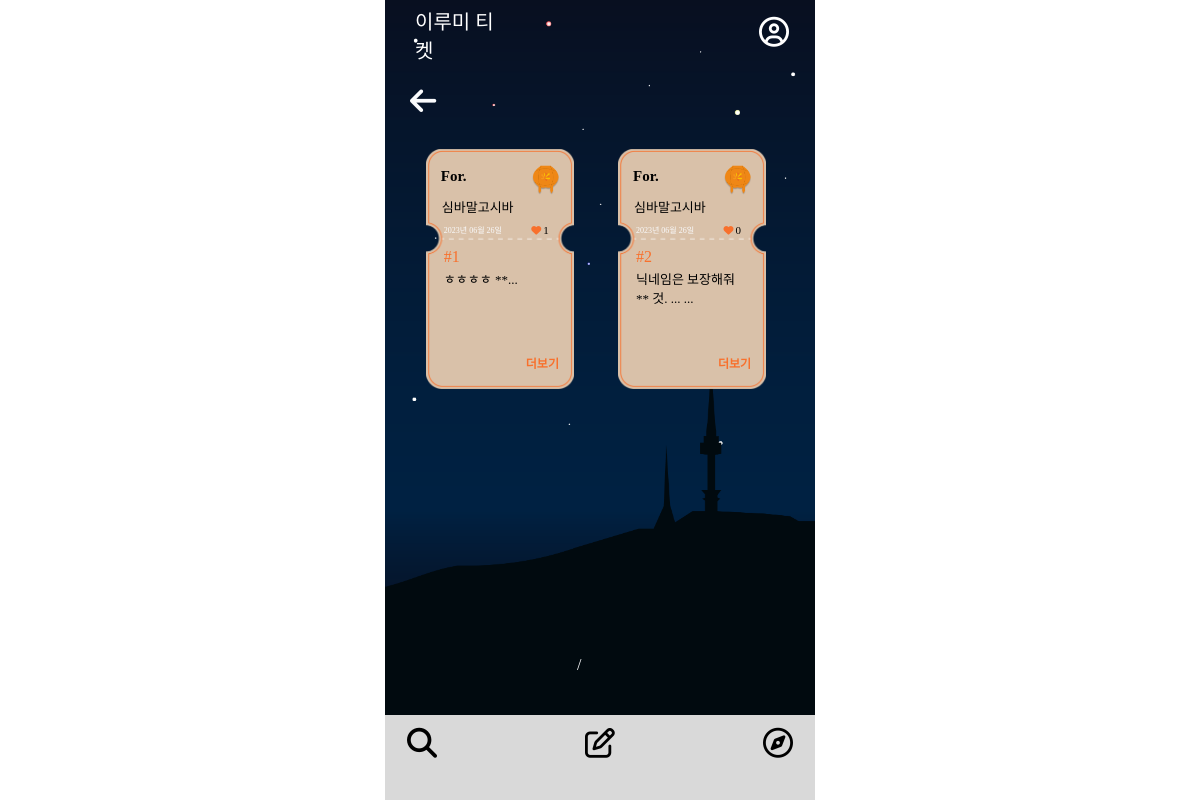
Screenshot of /mypage/myticketlist/22 (signed in) with the database file from the repository.
### mainpage/models.py (models this page shows, shortened)
class Ticket(models.Model):
    writer = models.ForeignKey(User, null=False, blank=False, on_delete=models.CASCADE)
    pub_date = models.DateTimeField()
    body = models.TextField()
    like = models.ManyToManyField(User, related_name='likes', blank=True)
    like_count = models.PositiveIntegerField(default=0)
    report_count = models.PositiveIntegerField(default=0)
    def summary(self):
        return self.body[:40]

### accounts/models.py (models this page shows)
class Profile(models.Model):
    user = models.OneToOneField(User, on_delete=models.CASCADE)
    nickname = models.TextField(max_length=10)

### mypage/views.py (the view)
# urls.py: path('myticketlist/<int:id>', myticketlist, name="myticketlist"),
def myticketlist(request, id):
    if not request.user.is_authenticated:
        return render(request, 'accounts/login_required.html')
    else:
        tickets = Ticket.objects.filter(writer=request.user)
        ticket_list = Ticket.objects.order_by('-like_count')
        paginator = Paginator(ticket_list, 4)
        page = request.GET.get('page')
        return render(request, 'mypage/myticketlist.html', {'tickets': tickets})

### mypage/templates/mypage/myticketlist.html (shortened to what this page needs)
{% extends 'base.html' %}
{% block content %}
        <head>
            <link rel="stylesheet" href="/static/css/ticketlistnew.css">
        </head>
<body>
<div class="wallpaper">
    <section class="first">
        <div class="backk">
            <a class="back" href="{% url 'mainpage:mainpage' %}"><i class="fa-solid fa-arrow-left" style="color: #FAFBFD;"></i></a>
        </div>
    </section>
<div class="card_container">
    {% for ticket in tickets %}
    <div class="card">
        <div class="card-body">
            <div class="card-fline">
                <div class="user-info">
                    <div class="for">For.</div>
                    <div class="lanterncolor">
                    {% if ticket.like_count >= 10 %}
                    <img src="../static/css/image/light.png" class="light" alt="티켓 이미지">
                    {% else %}
                    <img src="../static/css/image/original.png" class= "light" alt="티켓 이미지">
                    {% endif %}
                    </div>
                </div>
            </div>
                <div class="nickname">{{ticket.writer.profile.nickname}}</div>
            <div class="card-sline">
            <span class="date">{{ ticket.pub_date|date:"Y년 m월 d일" }}</span>
            <span class="like"><i class="fa-solid fa-heart" style="color: #f8702c;"></i><a class="like_count">{{ticket.like_count}}</a></span>
            </div>
            <h4 class="number"> #{{ticket.id}} </h4>
            {% if ticket.report_count >= 3 %}
                <h5 class="report-message">3회 이상 신고되어 관리자가 확인 중인 게시글입니다.</h5>
            {% else %}
                <h4 class="card-text">{{ticket.summary}}... </h4>
            {% endif %}
            <a href="{%url 'mainpage:detail' ticket.id %}" class="more">더보기</a>
        </div>
    </div>
    {% endfor %}
</div>
        <div class="order">
            <span class="stand">/</span>
        </div>
    </div>
    <nav class="footer-container">
        <ul class="icons">
            <li><a href="{% url 'mainpage:ticketlistnew' %}"><i class="fa-solid fa-magnifying-glass" style="color: #000000;"></i></a></li>
            <li><a href="{% url 'mainpage:new' %}"><i class="fa-regular fa-pen-to-square" style="color: #000000;"></i></a></li>
            <li><a href="{% url 'qnapage:qnalistrecent' %}"><i class="fa-regular fa-compass" style="color: #000000;"></i></a></li>
        </ul>
    </nav>
</div>
</body>
{% endblock %}

### Lumiticket/static/css/base.css (style rules this page uses)
body { display: flex; justify-content: center; align-items: center; width: 100vw; height: 100vh; margin: 0%; }
.wallpaper { position: relative; max-width: 430px; width: 100%; height: 100vh; background-size: cover; background-image: url('image/배경.png'); background-repeat: no-repeat; }
.footer-container { position: absolute; bottom: 0; left: 0; right: 0; margin: 0; padding: 0px 10px; background-color:#D9D9D9; list-style-type: none; height: 85px; }
.icons { list-style: none; display: flex; margin: 0; padding-left: 0; justify-content: space-between; font-size: 30px; }
.icons li { padding: 12px; margin: 0; justify-content: space-between; }

### Lumiticket/static/css/ticketlistnew.css (style rules this page uses)
.wallpaper { max-width: 430px; width: 100%; height: 100vh; background-size: cover; background-image: url('image/bgimage.png'); background-repeat: no-repeat; overflow: hidden; background-position: center; position: absolute; top: 50%; left: 50%; transform: translate(-50%, -50%); }
.backk { display: flex; position: absolute; justify-content: flex-start; font-size: 30px; list-style-type: none; text-decoration: none; margin-left: 25px; margin-top: 85px; z-index: 10000; }
.card_container { display: flex; flex-direction: row; margin-top: calc(30% + 20px); justify-content: center; flex-wrap: wrap; max-height: calc(100vh - 300px); overflow-y: auto; padding-bottom: 50px; align-content: flex-start; }
.card { background-image: url('image/ticket.png'); background-repeat: no-repeat; background-size: contain; height: 15rem; position: relative; width: 35%; flex-basis: calc(44% - 15px); margin-left: 18px; margin-bottom: 1.2rem; }
.card-body { position: relative; color: black; font-family: 'GowunDodum-Regular'; list-style-type: none; text-decoration: none; height: 235px; width: 145px; }
.card-fline { margin-left: 5px; margin-top: 15px; position: relative; display: flex; height: 25px; }
.user-info { position: relative; display: flex; height: 25px; width: 145px; }
.for { position: relative; display: flex; margin-left: 10px; color: black; font-weight: bold; font-size: 15px; justify-content: center; align-items: center; white-space: nowrap; overflow: hidden; text-overflow: ellipsis; }
.lanterncolor { margin-left: 95px; position: fixed; display: flex; height: 40px; }
.light { display: flex; width: 40px; left: 100%; height: 40px; margin-top: -2px; }
.nickname { position: relative; display: flex; margin-left: 16px; margin-top: 8px; width: 106px; font-size: 13px; color: black; align-items: center; text-overflow: ellipsis; }
.card-sline { position: relative; display: flex; align-items: flex-end; width: 115px; height: 19px; margin-left: 18px; justify-content: space-between; }
.date { position: relative; display: flex; color: #FAFBFD; font-size: 0.5rem; }
.like { position: relative; display: flex; align-items: center; margin-right: 10px; margin-bottom: -1px; }
.fa-heart { font-size: 10px; }
.like_count { font-size: 11px; font-weight: 100; margin-left: 2px; }
.number { color: #F8702C; margin-top: 13px; margin-left: 18px; font-weight: 100; }
.card-text { margin-top: -18px; margin-left: 18px; margin-right: 20px; font-size: 13px; font-weight: 100; height: 80px; }
.more { list-style-type: none; text-decoration: none; color: #F8702C; font-size: 12px; margin-left: 100px; display: flex; margin-top: -13px; font-weight: bold !important; }
.order { color: #FAFBFD; display: flex; justify-content: center; font-family: 'GowunDodum-Regular'; top: 82%; position: fixed; left:43%; }
.stand { margin-right: 7px; margin-left: 7px; }

### rows the page displays
Ticket: writer.profile.nickname "심바말고시바", pub_date "2023년 06월 26일", like_count "1", id "1", summary "ㅎㅎㅎㅎ **"
Ticket: writer.profile.nickname "심바말고시바", pub_date "2023년 06월 26일", like_count "0", id "2", summary "닉네임은 보장해줘 ** 것. ..."
